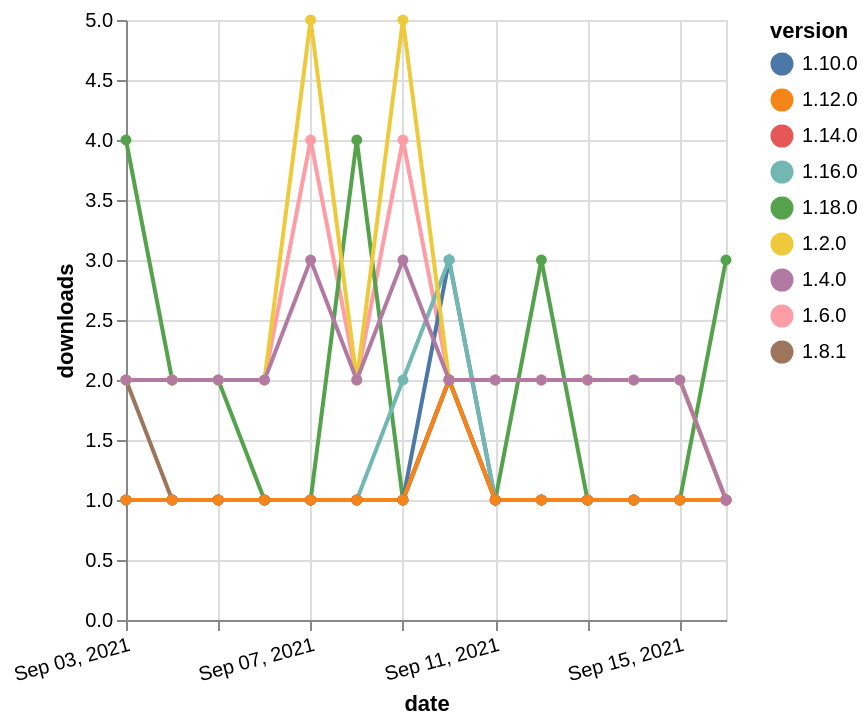

Specify this chart in Vega-Lite:
### Vega-Lite specification from a JSON file in a GitHub repository (floating-point values rounded to 4 significant figures)
{"$schema": "https://vega.github.io/schema/vega-lite/v5.json", "description": "A simple bar chart with embedded data.", "data": {"values": [{"date": "2021-09-03", "total": 2551, "delta": 2, "version": "1.6.0"}, {"date": "2021-09-04", "total": 2553, "delta": 2, "version": "1.6.0"}, {"date": "2021-09-05", "total": 2555, "delta": 2, "version": "1.6.0"}, {"date": "2021-09-06", "total": 2557, "delta": 2, "version": "1.6.0"}, {"date": "2021-09-07", "total": 2561, "delta": 4, "version": "1.6.0"}, {"date": "2021-09-08", "total": 2563, "delta": 2, "version": "1.6.0"}, {"date": "2021-09-09", "total": 2567, "delta": 4, "version": "1.6.0"}, {"date": "2021-09-10", "total": 2569, "delta": 2, "version": "1.6.0"}, {"date": "2021-09-11", "total": 2571, "delta": 2, "version": "1.6.0"}, {"date": "2021-09-12", "total": 2573, "delta": 2, "version": "1.6.0"}, {"date": "2021-09-13", "total": 2575, "delta": 2, "version": "1.6.0"}, {"date": "2021-09-14", "total": 2577, "delta": 2, "version": "1.6.0"}, {"date": "2021-09-15", "total": 2579, "delta": 2, "version": "1.6.0"}, {"date": "2021-09-16", "total": 2580, "delta": 1, "version": "1.6.0"}, {"date": "2021-09-03", "total": 143, "delta": 4, "version": "1.18.0"}, {"date": "2021-09-04", "total": 145, "delta": 2, "version": "1.18.0"}, {"date": "2021-09-05", "total": 147, "delta": 2, "version": "1.18.0"}, {"date": "2021-09-06", "total": 148, "delta": 1, "version": "1.18.0"}, {"date": "2021-09-07", "total": 149, "delta": 1, "version": "1.18.0"}, {"date": "2021-09-08", "total": 153, "delta": 4, "version": "1.18.0"}, {"date": "2021-09-09", "total": 154, "delta": 1, "version": "1.18.0"}, {"date": "2021-09-10", "total": 156, "delta": 2, "version": "1.18.0"}, {"date": "2021-09-11", "total": 157, "delta": 1, "version": "1.18.0"}, {"date": "2021-09-12", "total": 160, "delta": 3, "version": "1.18.0"}, {"date": "2021-09-13", "total": 161, "delta": 1, "version": "1.18.0"}, {"date": "2021-09-14", "total": 162, "delta": 1, "version": "1.18.0"}, {"date": "2021-09-15", "total": 163, "delta": 1, "version": "1.18.0"}, {"date": "2021-09-16", "total": 166, "delta": 3, "version": "1.18.0"}, {"date": "2021-09-03", "total": 386, "delta": 1, "version": "1.10.0"}, {"date": "2021-09-04", "total": 387, "delta": 1, "version": "1.10.0"}, {"date": "2021-09-05", "total": 388, "delta": 1, "version": "1.10.0"}, {"date": "2021-09-06", "total": 389, "delta": 1, "version": "1.10.0"}, {"date": "2021-09-07", "total": 390, "delta": 1, "version": "1.10.0"}, {"date": "2021-09-08", "total": 391, "delta": 1, "version": "1.10.0"}, {"date": "2021-09-09", "total": 392, "delta": 1, "version": "1.10.0"}, {"date": "2021-09-10", "total": 395, "delta": 3, "version": "1.10.0"}, {"date": "2021-09-11", "total": 396, "delta": 1, "version": "1.10.0"}, {"date": "2021-09-12", "total": 397, "delta": 1, "version": "1.10.0"}, {"date": "2021-09-13", "total": 398, "delta": 1, "version": "1.10.0"}, {"date": "2021-09-14", "total": 399, "delta": 1, "version": "1.10.0"}, {"date": "2021-09-15", "total": 400, "delta": 1, "version": "1.10.0"}, {"date": "2021-09-16", "total": 401, "delta": 1, "version": "1.10.0"}, {"date": "2021-09-03", "total": 262, "delta": 1, "version": "1.16.0"}, {"date": "2021-09-04", "total": 263, "delta": 1, "version": "1.16.0"}, {"date": "2021-09-05", "total": 264, "delta": 1, "version": "1.16.0"}, {"date": "2021-09-06", "total": 265, "delta": 1, "version": "1.16.0"}, {"date": "2021-09-07", "total": 266, "delta": 1, "version": "1.16.0"}, {"date": "2021-09-08", "total": 267, "delta": 1, "version": "1.16.0"}, {"date": "2021-09-09", "total": 269, "delta": 2, "version": "1.16.0"}, {"date": "2021-09-10", "total": 272, "delta": 3, "version": "1.16.0"}, {"date": "2021-09-11", "total": 273, "delta": 1, "version": "1.16.0"}, {"date": "2021-09-12", "total": 274, "delta": 1, "version": "1.16.0"}, {"date": "2021-09-13", "total": 275, "delta": 1, "version": "1.16.0"}, {"date": "2021-09-14", "total": 276, "delta": 1, "version": "1.16.0"}, {"date": "2021-09-15", "total": 277, "delta": 1, "version": "1.16.0"}, {"date": "2021-09-16", "total": 278, "delta": 1, "version": "1.16.0"}, {"date": "2021-09-03", "total": 261, "delta": 2, "version": "1.8.1"}, {"date": "2021-09-04", "total": 262, "delta": 1, "version": "1.8.1"}, {"date": "2021-09-05", "total": 263, "delta": 1, "version": "1.8.1"}, {"date": "2021-09-06", "total": 264, "delta": 1, "version": "1.8.1"}, {"date": "2021-09-07", "total": 265, "delta": 1, "version": "1.8.1"}, {"date": "2021-09-08", "total": 266, "delta": 1, "version": "1.8.1"}, {"date": "2021-09-09", "total": 267, "delta": 1, "version": "1.8.1"}, {"date": "2021-09-10", "total": 269, "delta": 2, "version": "1.8.1"}, {"date": "2021-09-11", "total": 270, "delta": 1, "version": "1.8.1"}, {"date": "2021-09-12", "total": 271, "delta": 1, "version": "1.8.1"}, {"date": "2021-09-13", "total": 272, "delta": 1, "version": "1.8.1"}, {"date": "2021-09-14", "total": 273, "delta": 1, "version": "1.8.1"}, {"date": "2021-09-15", "total": 274, "delta": 1, "version": "1.8.1"}, {"date": "2021-09-16", "total": 275, "delta": 1, "version": "1.8.1"}, {"date": "2021-09-03", "total": 3610, "delta": 2, "version": "1.2.0"}, {"date": "2021-09-04", "total": 3612, "delta": 2, "version": "1.2.0"}, {"date": "2021-09-05", "total": 3614, "delta": 2, "version": "1.2.0"}, {"date": "2021-09-06", "total": 3616, "delta": 2, "version": "1.2.0"}, {"date": "2021-09-07", "total": 3621, "delta": 5, "version": "1.2.0"}, {"date": "2021-09-08", "total": 3623, "delta": 2, "version": "1.2.0"}, {"date": "2021-09-09", "total": 3628, "delta": 5, "version": "1.2.0"}, {"date": "2021-09-10", "total": 3630, "delta": 2, "version": "1.2.0"}, {"date": "2021-09-11", "total": 3632, "delta": 2, "version": "1.2.0"}, {"date": "2021-09-12", "total": 3634, "delta": 2, "version": "1.2.0"}, {"date": "2021-09-13", "total": 3636, "delta": 2, "version": "1.2.0"}, {"date": "2021-09-14", "total": 3638, "delta": 2, "version": "1.2.0"}, {"date": "2021-09-15", "total": 3640, "delta": 2, "version": "1.2.0"}, {"date": "2021-09-16", "total": 3641, "delta": 1, "version": "1.2.0"}, {"date": "2021-09-03", "total": 213, "delta": 1, "version": "1.14.0"}, {"date": "2021-09-04", "total": 214, "delta": 1, "version": "1.14.0"}, {"date": "2021-09-05", "total": 215, "delta": 1, "version": "1.14.0"}, {"date": "2021-09-06", "total": 216, "delta": 1, "version": "1.14.0"}, {"date": "2021-09-07", "total": 217, "delta": 1, "version": "1.14.0"}, {"date": "2021-09-08", "total": 218, "delta": 1, "version": "1.14.0"}, {"date": "2021-09-09", "total": 219, "delta": 1, "version": "1.14.0"}, {"date": "2021-09-10", "total": 221, "delta": 2, "version": "1.14.0"}, {"date": "2021-09-11", "total": 222, "delta": 1, "version": "1.14.0"}, {"date": "2021-09-12", "total": 223, "delta": 1, "version": "1.14.0"}, {"date": "2021-09-13", "total": 224, "delta": 1, "version": "1.14.0"}, {"date": "2021-09-14", "total": 225, "delta": 1, "version": "1.14.0"}, {"date": "2021-09-15", "total": 226, "delta": 1, "version": "1.14.0"}, {"date": "2021-09-16", "total": 227, "delta": 1, "version": "1.14.0"}, {"date": "2021-09-03", "total": 231, "delta": 1, "version": "1.12.0"}, {"date": "2021-09-04", "total": 232, "delta": 1, "version": "1.12.0"}, {"date": "2021-09-05", "total": 233, "delta": 1, "version": "1.12.0"}, {"date": "2021-09-06", "total": 234, "delta": 1, "version": "1.12.0"}, {"date": "2021-09-07", "total": 235, "delta": 1, "version": "1.12.0"}, {"date": "2021-09-08", "total": 236, "delta": 1, "version": "1.12.0"}, {"date": "2021-09-09", "total": 237, "delta": 1, "version": "1.12.0"}, {"date": "2021-09-10", "total": 239, "delta": 2, "version": "1.12.0"}, {"date": "2021-09-11", "total": 240, "delta": 1, "version": "1.12.0"}, {"date": "2021-09-12", "total": 241, "delta": 1, "version": "1.12.0"}, {"date": "2021-09-13", "total": 242, "delta": 1, "version": "1.12.0"}, {"date": "2021-09-14", "total": 243, "delta": 1, "version": "1.12.0"}, {"date": "2021-09-15", "total": 244, "delta": 1, "version": "1.12.0"}, {"date": "2021-09-16", "total": 245, "delta": 1, "version": "1.12.0"}, {"date": "2021-09-03", "total": 2599, "delta": 2, "version": "1.4.0"}, {"date": "2021-09-04", "total": 2601, "delta": 2, "version": "1.4.0"}, {"date": "2021-09-05", "total": 2603, "delta": 2, "version": "1.4.0"}, {"date": "2021-09-06", "total": 2605, "delta": 2, "version": "1.4.0"}, {"date": "2021-09-07", "total": 2608, "delta": 3, "version": "1.4.0"}, {"date": "2021-09-08", "total": 2610, "delta": 2, "version": "1.4.0"}, {"date": "2021-09-09", "total": 2613, "delta": 3, "version": "1.4.0"}, {"date": "2021-09-10", "total": 2615, "delta": 2, "version": "1.4.0"}, {"date": "2021-09-11", "total": 2617, "delta": 2, "version": "1.4.0"}, {"date": "2021-09-12", "total": 2619, "delta": 2, "version": "1.4.0"}, {"date": "2021-09-13", "total": 2621, "delta": 2, "version": "1.4.0"}, {"date": "2021-09-14", "total": 2623, "delta": 2, "version": "1.4.0"}, {"date": "2021-09-15", "total": 2625, "delta": 2, "version": "1.4.0"}, {"date": "2021-09-16", "total": 2626, "delta": 1, "version": "1.4.0"}]}, "width": "container", "mark": {"type": "line", "point": {"filled": true}}, "encoding": {"x": {"field": "date", "type": "temporal", "timeUnit": "yearmonthdate", "title": "date", "axis": {"labelAngle": -15}}, "y": {"field": "delta", "type": "quantitative", "title": "downloads"}, "color": {"field": "version", "type": "nominal"}, "tooltip": {"field": "delta"}}}
